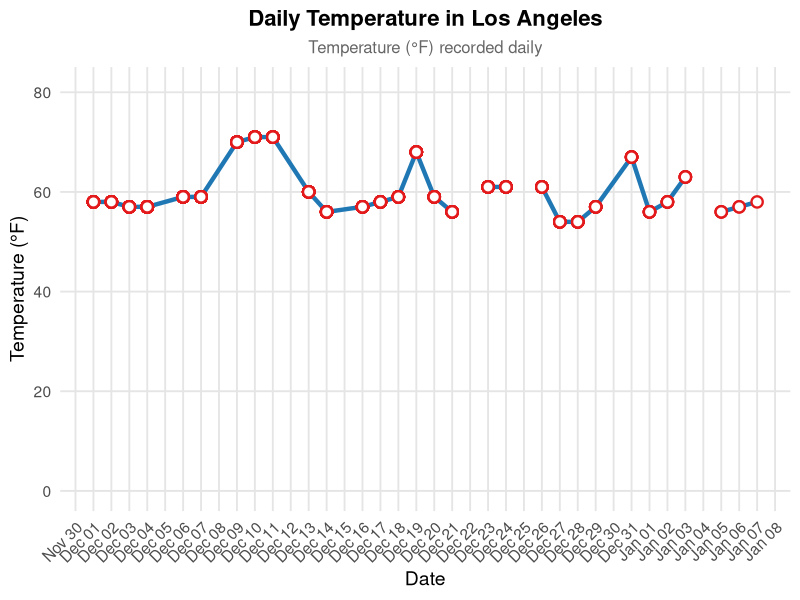

Recreate this plot in R.
library(ggplot2)
library(tidyr)
library(dplyr)
library(readr)

df <- read.csv("weather_proj/daily_clean_aqTemp.csv")
df$DateObserved <- as.Date(df$DateObserved)


temp_plot <- ggplot(df, aes(x = DateObserved, y = temp)) +
  geom_line(color = "#1f78b4", size = 1.5, linetype = "solid") +  # thicker line
  geom_point(color = "#e31a1c", size = 3, shape = 21, fill = "white", stroke = 1.2) +  # styled points
  scale_x_date(date_labels = "%b %d", date_breaks = "1 day") +
  scale_y_continuous(limits = c(0, max(df$temp, na.rm = TRUE) + 10)) +
  labs(
    title = "Daily Temperature in Los Angeles",
    subtitle = "Temperature (°F) recorded daily",
    x = "Date",
    y = "Temperature (°F)"
  ) +
  theme_minimal(base_size = 14) +
  theme(
    plot.title = element_text(face = "bold", size = 16, hjust = 0.5),
    plot.subtitle = element_text(size = 12, hjust = 0.5, color = "gray40"),
    axis.text.x = element_text(angle = 45, hjust = 1),
    panel.grid.major = element_line(color = "gray90"),
    panel.grid.minor = element_blank()
  )

dir.create("weather_proj/plots", showWarnings = FALSE)

ggsave(
  filename = "weather_proj/plots/temp_plot.png",
  plot = temp_plot,
  width = 8,        # width in inches
  height = 5,       # height in inches
  dpi = 300,         # resolution
  bg = "white"
)
